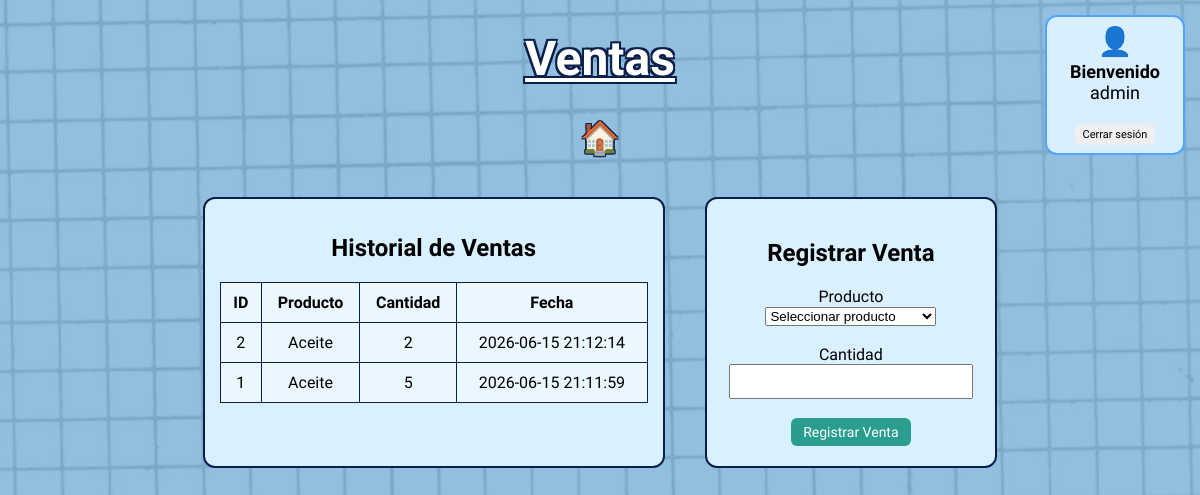
/ventas (signed in), run on the app's committed database.
### tables this page shows
CREATE TABLE ventas (
    id INTEGER PRIMARY KEY AUTOINCREMENT,
    producto_id INTEGER NOT NULL,
    cantidad INTEGER NOT NULL,
    fecha TEXT DEFAULT CURRENT_TIMESTAMP
);

CREATE TABLE productos (
    id INTEGER PRIMARY KEY AUTOINCREMENT,
    nombre TEXT NOT NULL,
    categoria TEXT NOT NULL,
    precio_unitario REAL NOT NULL,
    cantidad INTEGER NOT NULL,
    stock_minimo INTEGER NOT NULL
);

### app.py (the view)
@app.route("/ventas")
def pagina_ventas():
    if "usuario" not in session:
        return redirect("/login")
    conn = conectar_db()
    cursor = conn.cursor()
    cursor.execute("""
        SELECT v.id, p.nombre, v.cantidad, v.fecha
        FROM ventas v
        JOIN productos p ON p.id = v.producto_id
        ORDER BY v.id DESC
    """)
    ventas = cursor.fetchall()
    cursor.execute("""
        SELECT *
        FROM productos
        WHERE cantidad > 0
        ORDER BY nombre
    """)
    productos = cursor.fetchall()
    conn.close()
    return render_template(
        "ventas.html",
        ventas=ventas,
        productos=productos
    )

### app.py (called while the page is built)
def conectar_db():
    conn = sqlite3.connect("inventario.db")
    conn.row_factory = sqlite3.Row
    return conn

### templates/ventas.html (shortened to what this page needs)
<!DOCTYPE html>
<html lang="es">
<head>
    <link rel="stylesheet"
          href="{{ url_for('static', filename='css/style.css') }}">
</head>
<body class="inventario">
    <div class="usuario-info">
        <div class="usuario-icono">
            👤
        </div>
        <div class="usuario-texto">
            <strong>Bienvenido</strong>
            <br>
            {{ session["usuario"] }}
        </div>
        <br>
        <a href="/logout">
            <button class="btn-logout">
                Cerrar sesión
            </button>
        </a>
    </div>
    <h1 class="titulo">Ventas</h1>
    <a href="/" class="home-link">🏠</a>
    <div class="contenedor-inventario">
        <div class="tabla-productos">
            <h2>Historial de Ventas</h2>
            {% if ventas|length == 0 %}
                <p>No hay ventas registradas.</p>
            {% else %}
                <table border="1">
                    <tr>
                        <th>ID</th>
                        <th>Producto</th>
                        <th>Cantidad</th>
                        <th>Fecha</th>
                    </tr>
                    {% for venta in ventas %}
                    <tr>
                        <td>{{ venta["id"] }}</td>
                        <td>{{ venta["nombre"] }}</td>
                        <td>{{ venta["cantidad"] }}</td>
                        <td>{{ venta["fecha"] }}</td>
                    </tr>
                    {% endfor %}
                </table>
            {% endif %}
        </div>
        <div class="panel-lateral">
            <h2>Registrar Venta</h2>
            <form method="POST" action="/ventas/registrar">
                <label>Producto</label>
                <br>
                <select name="id_producto" required>
                    <option value="">
                        Seleccionar producto
                    </option>
                </select>
                <br><br>
                <label>Cantidad</label>
                <br>
                <input
                    type="number"
                    name="cantidad"
                    min="1"
                    required
                >
                <br><br>
                <button type="submit">
                    Registrar Venta
                </button>
            </form>
        </div>
    </div>
</body>
</html>

### static/css/style.css (style rules this page uses)
body { margin: 0; min-height: 100vh; display: flex; flex-direction: column; align-items: center; text-align: center; background-color: #f5f5f5; font-family: 'Dancing Script', sans-serif; justify-content: flex-start; }
h1 { margin-top: 120px; font-size: 65px; color: white; text-decoration: underline; text-shadow: -2px -2px 0 #0b1f4b, 2px -2px 0 #0b1f4b, -2px 2px 0 #0b1f4b, 2px 2px 0 #0b1f4b, 0px 0px 6px #0b1f4b; }
.titulo { text-align: center; font-size: 48px; margin-top: 30px; color: white; text-shadow: -2px -2px 0 #0b1f4b, 2px -2px 0 #0b1f4b, -2px 2px 0 #0b1f4b, 2px 2px 0 #0b1f4b; }
.contenedor-inventario { display: flex; justify-content: center; gap: 40px; margin-top: 40px; }
.tabla-productos, .stock-bajo { width: 65%; background-color: #d9f1ff; border: 2px solid #0b1f4b; border-radius: 12px; padding: 15px; }
.tabla-productos table, .stock-bajo table { width: 100%; border-collapse: collapse; background-color: #eaf7ff; }
.tabla-productos th, .tabla-productos td, .stock-bajo th, .stock-bajo td { border: 1px solid #0b1f4b; padding: 10px; text-align: center; }
.panel-lateral { width: 300px; padding: 20px; border: 2px solid #0b1f4b; border-radius: 12px; background-color: #d9f1ff; }
.panel-lateral input { width: 90%; padding: 8px; }
button { border: none; padding: 5px 10px; border-radius: 6px; cursor: pointer; font-family: 'Dancing Script', sans-serif; font-size: 14px; transition: 0.2s; }
form button { background-color: #e63946; color: white; font-size: 13px; padding: 5px 10px; }
.panel-lateral form button { width: auto; padding: 6px 12px; font-size: 14px; background-color: #2a9d8f; color: white; }
.home-link { font-size: 32px; text-decoration: none; color: white; text-shadow: -1px -1px 0 #0b1f4b, 1px -1px 0 #0b1f4b, -1px 1px 0 #0b1f4b, 1px 1px 0 #0b1f4b; }
.inventario { background-image: url("/static/img/fondo2.jpg"); background-size: cover; background-position: center; background-repeat: no-repeat; min-height: 100vh; margin: 0; }
.usuario-info { position: fixed; top: 15px; right: 15px; width: 120px; text-align: center; border: 2px solid #4da6ff; border-radius: 12px; padding: 8px; background-color: #d9efff; color: black; font-size: 13px; font-family: 'Dancing Script', cursive; }
.usuario-icono { font-size: 28px; margin-bottom: 3px; }
.usuario-texto { margin-bottom: 6px; font-size: 18px; }
.btn-logout { padding: 4px 8px; font-size: 11px; cursor: pointer; }

### data on the page
ventas: id "2", nombre "Aceite", cantidad "2", fecha "2026-06-15 21:12:14"
ventas: id "1", nombre "Aceite", cantidad "5", fecha "2026-06-15 21:11:59"

### other printed values
{{ session["usuario"] }} "admin"
